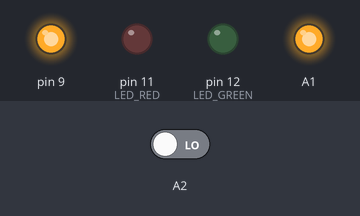
Recording of a sketch running on a simulated Arduino Nano, built for the host (arithmetic inside an expression is 32-bit, double 64-bit). Shown: output pins drawn as LEDs (lit = HIGH). Inputs (shaded band) come from the test bench; at power-on: A2 LOW. At 0.5 s the program stops and its outputs stay as they are.

Above: at 0.6 s.
Timing chart, 0 to 2.0 s (numbered marks = the images above):
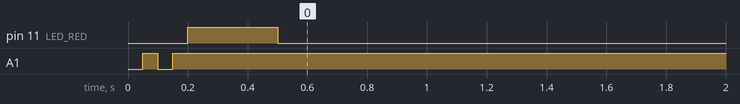

The sketch:

MiniTest.ino
```cpp
/**
 * @name MiniTest
 * @file MiniTest.ino
 * @author janpp272
 * @brief A small testing framework for executing digital tests for logic ICs on Arduino.
 */
#include <ArduinoSTL.h>

#include <iostream>
#include <vector>
#include <algorithm>

static const uint8_t LED_RED = 11;
static const uint8_t LED_GREEN = 12;

/**
 * @brief Enum class for colors.
 */
enum class Color {
  RED,
  GREEN,
  BOTH
};

/**
 * @brief Enum class for pin roles.
 * Drive pins will be initialized as OUTPUT pins to send signals to the IC.
 * Receive pins will be initialized as INPUT pins to receive signals from the IC.
 */
enum class PinRole {
  DRIVE,
  RECEIVE
};

/**
 * @brief Enum class for GPIO pins.
 * The GPIO pins are defined as D1 to D10 and A1 to A6.
 * Pins D11 and D12 are used for the RED and GREEN LEDs respectively and are not used for testing.
 */
enum class GPIO {
  D1,
  D2,
  D3,
  D4,
  D5,
  D6,
  D7,
  D8,
  D9,
  D10,
  A1,
  A2,
  A3,
  A4,
  A5,
  A6
};

/**
 * @brief Converts GPIO enum to pin number.
 * @param gpio The GPIO enum value.
 * @return The corresponding pin number.
 */
int gpioToPin(GPIO gpio) {
  switch(gpio) {
    case GPIO::D1: return 1;
    case GPIO::D2: return 2;
    case GPIO::D3: return 3;
    case GPIO::D4: return 4;
    case GPIO::D5: return 5;
    case GPIO::D6: return 6;
    case GPIO::D7: return 7;
    case GPIO::D8: return 8;
    case GPIO::D9: return 9;
    case GPIO::D10: return 10;
    case GPIO::A1: return A1;
    case GPIO::A2: return A2;
    case GPIO::A3: return A3;
    case GPIO::A4: return A4;
    case GPIO::A5: return A5;
    case GPIO::A6: return A6;
  }
}

/**
 * @brief Asserts a condition. If the condition is not met, the RED LED blinks and the program is terminated.
 * @param condition The condition to check.
 * @param exception The exception message to display.
 */
bool assertThat(bool condition, String exception) {
  if (!condition) {
    for (int i = 0; i < 3; i++) {
      blink(Color::RED, 0.2);
      delay(100);
    }
    Serial.begin(9600);
    Serial.println(exception);
    Serial.flush();
    abort();
  }
}

/**
 * @brief Blinks the RED or GREEN LED for a specified duration.
 * @param color The color of the LED to blink.
 * @param duration The duration to blink the LED in seconds.
 */
void blink(Color color, double duration) {
  assertThat(duration > 0, "Unexpected blink duration!");
  switch(color) {
    case Color::RED:
      digitalWrite(LED_RED, HIGH);
      break;
    case Color::GREEN:
      digitalWrite(LED_GREEN, HIGH);
      break;
    case Color::BOTH:
      digitalWrite(LED_RED, HIGH);
      digitalWrite(LED_GREEN, HIGH);
  }
  delay(duration * 1000);
  digitalWrite(LED_RED, LOW);
  digitalWrite(LED_GREEN, LOW);
}

/**
 * @brief Pin class representing a GPIO pin and its role (drive or receive).
 */
class Pin {
  public:
    /**
     * @brief Default constructor for Pin class.
     */
    Pin() {    }

    /**
     * @brief Constructor for Pin class.
     * @param pinName The name of the GPIO pin.
     * @param pinRole The role of the pin (drive or receive).
     */
    Pin(GPIO pinName, PinRole pinRole) {
      switch (pinRole) {
        case PinRole::DRIVE:
          pinMode(gpioToPin(pinName), OUTPUT);
          break;
        case PinRole::RECEIVE:
          pinMode(gpioToPin(pinName), INPUT);
          break;
      }
      myPinName = pinName;
      myPinRole = pinRole;
    };

    /**
     * @brief Gets the pin name.
     * @return The name of the pin.
     */
    GPIO getName() {
      return myPinName;
    }

    /**
     * @brief Gets the pin role (drive or receive).
     * @return The role of the pin.
     */
    PinRole getRole() {
      return myPinRole;
    }

    /**
     * @brief Checks if two pins are equal.
     * @param comparison The pin to compare with.
     * @return True if the pins are equal, false otherwise.
     */
    bool operator==(const Pin& comparison) const {
      return this->myPinName == comparison.myPinName && myPinRole == comparison.myPinRole;
    }

    /**
     * @brief Checks if two pins are not equal.
     * @param comparison The pin to compare with.
     * @return True if the pins are not equal, false otherwise.
     */
    bool operator!=(const Pin& comparison) const {
      return this->myPinName != comparison.myPinName || myPinRole != comparison.myPinRole;
    }

  private:
    GPIO myPinName;
    PinRole myPinRole;
};

/**
 * @brief PinConfiguration class representing a list of pins used in a test program.
 */
class PinConfiguration {
  public:
    /**
     * @brief Constructor for PinConfiguration.
     * @param dataPins A pointer to a vector of pins to be configured.
     */
    PinConfiguration(const std::vector<Pin>* dataPins) {
      for (size_t i = 0; i < dataPins->size(); ++i) {
        for (size_t j = i + 1; j < dataPins->size(); ++j) {
          assertThat((*dataPins)[i].getName() != (*dataPins)[j].getName(), "Duplicate pin found!");
        }
      }
      myPins = *dataPins;
    }

    /**
     * * @brief Gets the number of configured pins.
     */
    int getPinCount() {
      return myPins.size();
    }

    /**
     * @brief Gets all pis of a role (drive or receive).
     * @param role The role of the pins to get.
     * @return A vector of pins with the specified role.
     */
    std::vector<Pin> getPinGroupByRole(PinRole role) {
      std::vector<Pin> pinGroup;
      for (Pin pin : myPins) {
        if(pin.getRole() == role) {
          pinGroup.push_back(pin);
        }
      }
      return pinGroup;
    }

    /**
     * @brief Checks if a certain pin is configured.
     * @param pin The pin to check.
     * @return True if the pin is configured, false otherwise.
     */
    bool hasPin(Pin pin) {
      return std::find(myPins.begin(), myPins.end(), pin) != myPins.end();
    }

    /**
     * @brief Gets the index of a pin in the configuration.
     * @param pin The pin to find.
     * @return The index of the pin in the configuration.
     */
    int getPinIndex(Pin pin) {
      for (size_t i = 0; i < myPins.size(); ++i) {
        if (myPins[i] == pin) {
          return i;
        }
      }
      assertThat(false, "Pin was not found!");
    }

  private:
    std::vector<Pin> myPins;
};

/**
 * @brief PatternData class representing the pattern data for a test program.
 * It contains a vector of vectors, where each inner vector represents a vector of state characters.
 */
class PatternData {
  public:
    /**
     * @brief Constructor for PatternData.
     * @param data A pointer to a vector of vectors representing the pattern data.
     */
    PatternData(const std::vector<std::vector<char>>* data) {
      assertThat(data->size() > 0, "Pattern is empty!");

      std::vector<char> allowedCharacters = {'0', '1', 'L', 'H', 'X'};

      for (const auto& vector : *data) {
        for (char stateCharacter : vector) {
          assertThat(std::find(allowedCharacters.begin(), allowedCharacters.end(), stateCharacter) != allowedCharacters.end(), "Invalid state character");
        }
      }

      myData = *data;
    }

    /**
     * @brief Gets the vector of state characters for a specific vector number.
     * @param vectorNumber The index of the vector to get.
     * @return A vector of state characters for the specified vector number.
     */
    std::vector<char> getVector(int vectorNumber) {
      assertThat(vectorNumber < myData.size() && vectorNumber >= 0, "Vector position out of range");
      return myData[vectorNumber];
    }

    /**
     * @brief Gets the state character for a specific vector number and pin index.
     * @param vectorNumber The index of the vector.
     * @param pinIndex The index of the pin in the vector.
     * @return The state character for the specified vector number and pin index.
     */
    char getStateCharacter(int vectorNumber, int pinIndex) {
      assertThat(vectorNumber < myData.size() && vectorNumber >= 0, "Vector position out of range");
      return myData[vectorNumber][pinIndex];
    }

    /**
     * @brief Gets the number of vectors in the pattern data.
     * @return The number of vectors in the pattern data.
     */
    int getVectorCount() {
      return myData.size();
    }

  private:
    std::vector<std::vector<char>> myData;
    int vectorLength;
};

/**
 * @brief Pattern class representing a test pattern consisting out of a pin configuration and pattern data.
 */
class Pattern {
  public:
    /**
     * @brief Constructor for Pattern.
     * @param pinConfiguration A pointer to the pin configuration for the pattern.
     * @param patternData A pointer to the pattern data for the pattern.
     */
    Pattern(const PinConfiguration* pinConfiguration, const PatternData* patternData)
      : myPinConfiguration(*pinConfiguration), myPatternData(*patternData) {
    }

    /**
     * @brief Gets the pattern data.
     * @return The pattern data.
     */
    std::vector<char> getVector(int vectorNumber) {
      assertThat(vectorNumber < myPatternData.getVectorCount() && vectorNumber >= 0, "Vector number out of range!");
      auto vector = myPatternData.getVector(vectorNumber);
      assertThat(vector.size() == myPinConfiguration.getPinCount(), "Wrong number of elements in vector!");
      return vector;
    }

    /**
     * @brief Gets the pin configuration of the pattern.
     * @return The pin configuration of the pattern.
     */
    PinConfiguration getPinConfiguration() {
      return myPinConfiguration;
    }

    /**
     * @brief Gets a state character from the pattern.
     * @param vector The index of the vector.
     * @param pin The pin to get the state character for.
     * @return The state character for the specified vector and pin.
     */
    char getStateCharacter(int vector, Pin pin) {
      assertThat(vector >= 0 && vector < myPatternData.getVectorCount(), "Vector index out of range");
      assertThat(myPinConfiguration.hasPin(pin), "Pin is not defined in pin configuration");
      char stateChar = myPatternData.getStateCharacter(vector, myPinConfiguration.getPinIndex(pin));
      if (pin.getRole() == PinRole::DRIVE) {
        assertThat(stateChar == '0' || stateChar == '1', "Invalid state character!");
      } else {
        assertThat(stateChar == 'L' || stateChar == 'H' || stateChar == 'X', "Invalid state character!");
      }
      return stateChar;
    }

    /**
     * @brief Gets the number of vectors in the pattern.
     * @return The number of vectors in the pattern.
     */
    int getVectorCount() {
      return myPatternData.getVectorCount();
    }

    private:
      PinConfiguration myPinConfiguration;
      PatternData myPatternData;
};

/**
 * @brief Result class representing the result of a test program execution.
 * It contains information about whether the test passed or failed and the failing vectors.
 */
class Result {
  public:
    /**
     * @brief Default constructor for Result class.
     */
    Result() {
      passed = true;
      failed = false;
    }

    /**
     * @brief Sets the result to failed and adds the failing vector to the list of failing vectors.
     * @param failingVector The vector number that failed.
     */
    void fail(int failingVector) {
      passed = false;
      failed = true;
      failingVectors.push_back(failingVector);
    }

    /**
     * @brief Checks wether the result is pass.
     * @return True if the test passed, false otherwise.
     */
    bool hasPassed() {
      return passed;
    }

    /**
     * @brief Checks wether the result is failed.
     * @return True if the test failed, false otherwise.
     */
    bool hasFailed() {
      return failed;
    }

    /**
     * @brief Gets the vector numbers that failed.
     * @return A vector of failing vector numbers.
     */
    std::vector<int> getFailingVectors() {
      return failingVectors;
    }

  private:
    bool passed;
    bool failed;
    std::vector<int> failingVectors = std::vector<int>();
};

/**
 * @brief TestProgram class representing a test program that executes a pattern on the configured pins.
 */
class TestProgram {
  public:
    /**
     * @brief Constructor for TestProgram.
     * @param pattern A pointer to the pattern to execute.
     * @param result A reference to the result object to store the test result.
     */
    TestProgram(const Pattern* pattern, Result& result)
      : myPattern(*pattern), myResult(result) {    }

    /**
     * @brief Executes the test program.
     * Sets the drive pins to the specified state and checks the receive pins for expected values for every vector in the pattern.
     */
    void execute() {
      PinConfiguration pinConfiguration = myPattern.getPinConfiguration();
      std::vector<Pin> drivePins = pinConfiguration.getPinGroupByRole(PinRole::DRIVE);
      std::vector<Pin> receivePins = pinConfiguration.getPinGroupByRole(PinRole::RECEIVE);
      int vectorCount = myPattern.getVectorCount();
      for (int i = 0; i < vectorCount; i++) {
        for (Pin pin : drivePins) {
          char driveValue = myPattern.getStateCharacter(i, pin);
          switch (driveValue) {
            case '0':
              digitalWrite(gpioToPin(pin.getName()), LOW);
              break;
            case '1':
              digitalWrite(gpioToPin(pin.getName()), HIGH);
              break;
          }
        }
        delay(50); // Wait for the IC to react to the new driving values
        for (Pin pin : receivePins) {
          char expectedResponse = myPattern.getStateCharacter(i, pin);
          int pinResponse = digitalRead(gpioToPin(pin.getName()));
          if (expectedResponse != 'X') {
            if ((pinResponse == 1 && expectedResponse != 'H') || (pinResponse == 0 && expectedResponse != 'L')) {
              myResult.fail(vectorCount);
            }
          }
        }
      }
    }

  private:
    Pattern myPattern;
    Result& myResult;
};

/**
 * @brief Setup function for the Arduino sketch.
 * Uses the framework to test a simple AND-gate.
 */
void setup() {
  // Set pin modes for LEDs
  pinMode(LED_RED, OUTPUT);
  pinMode(LED_GREEN, OUTPUT);

  // Example pin configuration for testing an AND-gate with 2 inputs and 1 output
  // Pin D9 and A1 are the defined as outputs of the Arduino and are connected to the inputs of the AND-gate.
  // Pin A2 is defined as input of the Arduino and is connected to the output of the AND-gate.
  const std::vector<Pin> myPins = {
    Pin(GPIO::D9, PinRole::DRIVE),
    Pin(GPIO::A1, PinRole::DRIVE),
    Pin(GPIO::A2, PinRole::RECEIVE),
  };

  // Example pattern data for the AND-gate test program
  // The first two vectors represent the input combinations (00, 01, 10, 11) and the expected output (L or H).
  const std::vector<std::vector<char>> myPatternDataVectors = {
    {'0', '0', 'L'},
    {'0', '1', 'L'},
    {'1', '0', 'L'},
    {'1', '1', 'H'}
  };

  // Initialize all necessary objects
  PinConfiguration myPinConfiguration(&myPins);
  PatternData myPatternData(&myPatternDataVectors);
  Pattern myPattern(&myPinConfiguration, &myPatternData);

  Result myResult;

  TestProgram myTestProgram(&myPattern, myResult);

  // Execute the test program on the IC
  myTestProgram.execute();

  // Evaluate and display the results
  if (myResult.hasPassed()) {
    blink(Color::GREEN, 0.3);
  } else {
    blink(Color::RED, 0.3);
  }
}

/**
 * @brief Loop function for the Arduino sketch.
 * This function is empty and does not perform any actions.
 */
void loop() {  abort();  }
```
